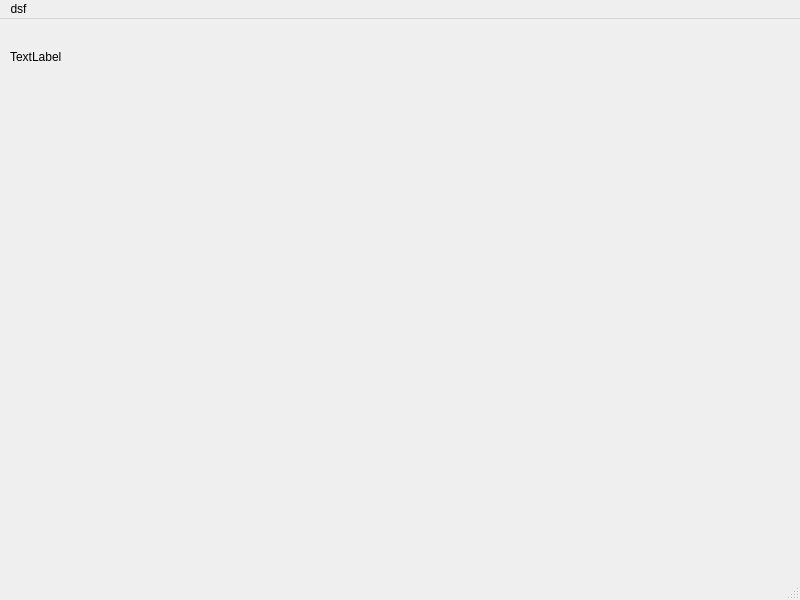
<?xml version="1.0" encoding="UTF-8"?>
<ui version="4.0">
 <class>MainWindow</class>
 <widget class="QMainWindow" name="MainWindow">
  <property name="geometry">
   <rect>
    <x>0</x>
    <y>0</y>
    <width>800</width>
    <height>600</height>
   </rect>
  </property>
  <property name="windowTitle">
   <string>MainWindow</string>
  </property>
  <widget class="QWidget" name="centralwidget">
   <widget class="QLabel" name="label">
    <property name="geometry">
     <rect>
      <x>10</x>
      <y>30</y>
      <width>64</width>
      <height>15</height>
     </rect>
    </property>
    <property name="text">
     <string>TextLabel</string>
    </property>
   </widget>
  </widget>
  <widget class="QMenuBar" name="menubar">
   <property name="geometry">
    <rect>
     <x>0</x>
     <y>0</y>
     <width>800</width>
     <height>26</height>
    </rect>
   </property>
   <widget class="QMenu" name="menudsf">
    <property name="title">
     <string>dsf</string>
    </property>
   </widget>
   <addaction name="menudsf"/>
  </widget>
  <widget class="QStatusBar" name="statusbar"/>
 </widget>
 <resources/>
 <connections/>
</ui>
